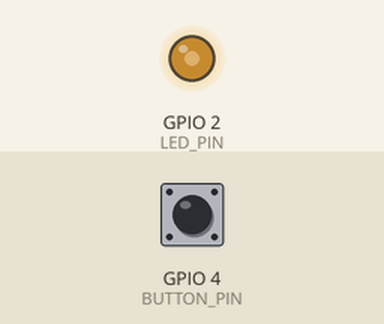
Bench run of a program on a simulated ESP32. On the bench: output pins drawn as LEDs (lit = HIGH). Inputs (shaded band) come from the test bench; at power-on: GPIO 4 (BUTTON_PIN) HIGH.

Above: at 1.29 s.
1.3 s: GPIO 4 (BUTTON_PIN) pulled LOW for 0.15 s
At 2.13 s:
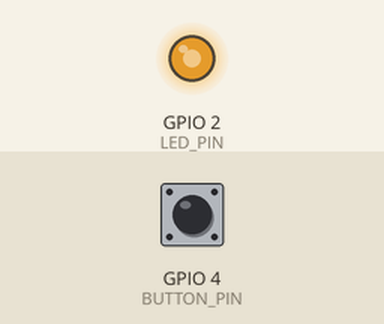
4.3 s: GPIO 4 (BUTTON_PIN) pulled LOW for 1 s
At 4.45 s:
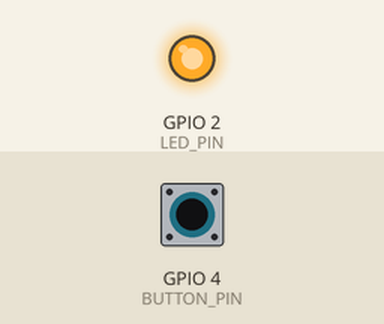
Timing chart, 0 to 13.3 s (numbered marks = the images above; inputs shaded):
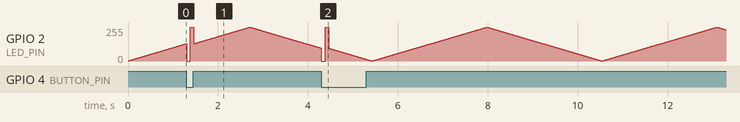

The program:

main.cpp
```cpp
// Bai 1 - Vi du 2: LED fading, CO ngat
#include <Arduino.h>

#define BUTTON_PIN 4
#define LED_PIN 2

volatile bool buttonPressed = false;
static void ledSetup() {
#if ESP_ARDUINO_VERSION_MAJOR >= 3
  ledcAttach(LED_PIN, 5000, 8);
#else
  ledcSetup(0, 5000, 8);
  ledcAttachPin(LED_PIN, 0);
#endif
}

static void ledWrite(int duty) {
#if ESP_ARDUINO_VERSION_MAJOR >= 3
  ledcWrite(LED_PIN, duty);
#else
  ledcWrite(0, duty);
#endif
}

void IRAM_ATTR handleInterrupt() {
  buttonPressed = true;   // ISR ngan gon, chi dat co
}

void setup() {
  Serial.begin(115200);
  pinMode(BUTTON_PIN, INPUT_PULLUP);
  ledSetup();
  attachInterrupt(digitalPinToInterrupt(BUTTON_PIN),handleInterrupt, FALLING);
}

void loop() {
  static int brightness = 0, step = 1;
  if (buttonPressed) {
    buttonPressed = false;
    ledWrite(0);   delay(80);   // nhay tat nhanh
    ledWrite(255); delay(80);   // nhay sang nhanh
  }
  brightness += step;
  if (brightness <= 0 || brightness >= 255) step = -step;
  ledWrite(brightness);
  delay(10);
}
```
